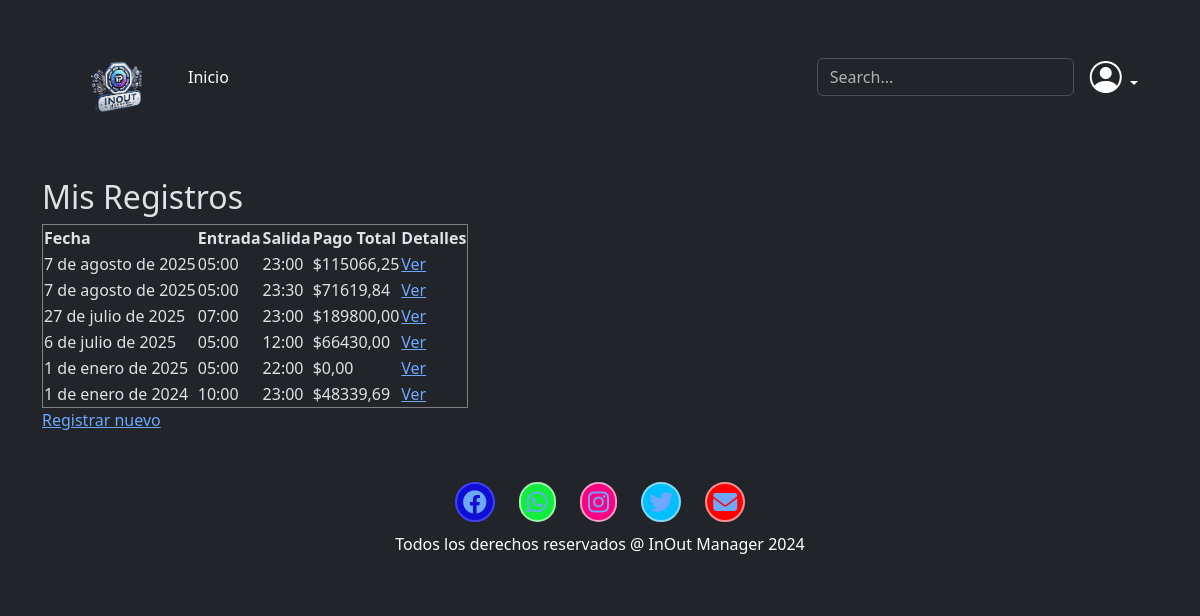
Page /comunidad/horas/ (signed in) on the committed database.
### comunidad/models.py (models this page shows, shortened)
class RegistroHoras(models.Model):
    usuario = models.ForeignKey(User, on_delete=models.CASCADE)
    fecha = models.DateField(default=timezone.now)
    hora_entrada = models.TimeField()
    hora_salida = models.TimeField()
    horas_normales_diurnas = models.DecimalField(max_digits=5, decimal_places=2, default=0)
    horas_normales_nocturnas = models.DecimalField(max_digits=5, decimal_places=2, default=0)
    horas_extras_diurnas = models.DecimalField(max_digits=5, decimal_places=2, default=0)
    horas_extras_nocturnas = models.DecimalField(max_digits=5, decimal_places=2, default=0)
    recargo_nocturno = models.DecimalField(max_digits=5, decimal_places=2, default=0)
    recargo_dominical = models.DecimalField(max_digits=5, decimal_places=2, default=0)
    recargo_festivo = models.DecimalField(max_digits=5, decimal_places=2, default=0)
    def calcular_pago_total(self):
        try:
            config = ConfiguracionGeneral.objects.get(año=self.fecha.year)
            valor_hora = config.valor_hora()
        except ConfiguracionGeneral.DoesNotExist:
            valor_hora = Decimal('5931.25')  # Valor por defecto si no hay configuración
        pago_total = (
            self.horas_normales_diurnas * valor_hora +
            self.horas_normales_nocturnas * valor_hora * Decimal('1.35') +
            self.horas_extras_diurnas * valor_hora * Decimal('1.25') +
            self.horas_extras_nocturnas * valor_hora * Decimal('1.75') +
            self.recargo_nocturno * valor_hora * Decimal('0.35') +
            self.recargo_dominical * valor_hora * Decimal('0.75') +
            self.recargo_festivo * valor_hora * Decimal('0.75')
        )
        return pago_total.quantize(Decimal('1.00'))
    @property
    def pago_total(self):
        return self.calcular_pago_total()

### comunidad/views.py (the view)
# urls.py: path('horas/', lista_registros, name='lista_registros'),
@login_required
def lista_registros(request):
    registros = RegistroHoras.objects.filter(usuario=request.user).order_by('-fecha')
    return render(request, 'comunidad/horas/lista.html', {'registros': registros})

### base/context_processors.py (called while the page is built)
def sesion(request):
    usuario_actual= request.user
    image_user= r"/media/comunidad/default-user.jpeg"
    if request.user.is_authenticated:
        if Usuario.objects.filter(user_id=usuario_actual.id):
            image_user=Usuario.objects.get(user_id=usuario_actual.id).imagen.url
    context={
        'usuario_actual':usuario_actual,
        'image_user': image_user
    }
    return context

### base/templates/comunidad/horas/lista.html
{% extends 'partials/body.html' %}
{% block contenido %}
<h2>Mis Registros</h2>
<table border="1">
    <thead>
        <tr>
            <th>Fecha</th>
            <th>Entrada</th>
            <th>Salida</th>
            <th>Pago Total</th>
            <th>Detalles</th>
        </tr>
    </thead>
    <tbody>
        {% for registro in registros %}
        <tr>
            <td>{{ registro.fecha }}</td>
            <td>{{ registro.hora_entrada }}</td>
            <td>{{ registro.hora_salida }}</td>
            <td>${{ registro.pago_total }}</td>
            <td><a href="{% url 'detalle_registro' registro.pk %}" data-bs-toggle="tooltip" title="Ver detalles del registro">Ver</a></td>
        </tr>
        {% endfor %}
    </tbody>
</table>
<a href="{% url 'registrar' %}" data-bs-toggle="tooltip" title="Crear un nuevo registro de horas">
  Registrar nuevo
</a>
{% endblock %}

### base/templates/partials/body.html (shortened to what this page needs)
{% load django_bootstrap5 %}
{% load static %}
<!DOCTYPE html>
<html lang="es" data-bs-theme="dark">
<head>
    <link href="https://cdn.jsdelivr.net/npm/bootstrap@5.3.0/dist/css/bootstrap.min.css" rel="stylesheet">
    <link rel="stylesheet" href="https://cdnjs.cloudflare.com/ajax/libs/font-awesome/6.4.0/css/all.min.css">
    <link rel="stylesheet" href="https://cdn.jsdelivr.net/npm/bootstrap-icons@1.8.0/font/bootstrap-icons.css">
    <link href="{% static 'css/style.css' %}" rel="stylesheet">
    {% bootstrap_css %}
</head>
<body>
    {% include 'partials/header.html' %}
    <main class="container my-4">
        {% block contenido %}
        {% endblock contenido %}
    </main>
    {% include 'partials/footer.html' %}
</body>
</html>

### base/templates/partials/header.html (shortened to what this page needs)
{% load static %}
{% load bootstrap_icons %}
<header class="p-3 mb-3 border-bottom, bg-dark">
  <div class="container">
    <div
      class="d-flex flex-wrap align-items-center justify-content-center justify-content-lg-start"
    >
      <a
        href="/"
        class="d-flex align-items-center mb-2 mb-lg-0 link-body-emphasis text-decoration-none"
      >
        <img
  src="{% static 'images/logoiom.png' %}"
  alt="Logo IOM"
  class="me-2"
  width="70"
  height="62"
  style="object-fit: contain;">
      </a>
      <ul
        class="nav col-12 col-lg-auto me-lg-auto mb-2 justify-content-center mb-md-0"
      >
        <li><a href="{% url 'index' %}" class="nav-link px-2 link-body-emphasis">Inicio</a></li>
      </ul>
      <form class="col-12 col-lg-auto mb-3 mb-lg-0 me-lg-3" role="search">
        <input
          type="search"
          class="form-control"
          placeholder="Search..."
          aria-label="Search"
        />
      </form>
      <div class="dropdown text-end">
        <a
          href="#"
          class="d-block link-body-emphasis text-decoration-none dropdown-toggle"
          data-bs-toggle="dropdown"
          aria-expanded="false"
        >
          <i class="bi bi-person-circle" style="font-size: 32px;"></i>
        </a>
      </div>
    </div>
  </div>
</header>

### base/templates/partials/footer.html
<footer class="footer bg-dark text-white text-center py-3">
    <div class="social-icons">
        <a href="#"><i class="fab fa-facebook"></i></a>
        <a href="#"><i class="fab fa-whatsapp"></i></a>
        <a href="#"><i class="fab fa-instagram"></i></a>
        <a href="#"><i class="fab fa-twitter"></i></a>
        <a href="#"><i class="fas fa-envelope"></i></a>
    </div>
    <p>Todos los derechos reservados @ InOut Manager 2024</p>
</footer>

### static/css/style.css (style rules this page uses)
.footer { margin-top: auto; background-color: #0d6efd; color: white; text-align: center; padding: 10px; width: 100%; bottom: 0; }
.footer .social-icons { margin: 10px 0; }
.footer .social-icons i { font-size: 24px; margin: 0 10px; }
.fa-facebook { border: 2px solid rgb(64, 64, 244); padding: 6px; border-radius: 30px; background-color: #0e0ed4; box-shadow: rgba(0, 100, 255, 0.7); }
.fa-twitter { border: 2px solid rgb(134, 216, 243); padding: 6px; border-radius: 30px; background-color: deepskyblue; box-shadow: rgba(97, 175, 235, 0.7); }
.fa-instagram { border: 2px solid #f1a1c9; padding: 6px; border-radius: 30px; background-color: #ff0080; box-shadow: rgba(162, 92, 162, 0.7); }
.fa-whatsapp { border: 2px solid #a1f1b1; padding: 6px; border-radius: 30px; background-color: #10ed3c; box-shadow:#7fee95 ; }
.fa-envelope { border: 2px solid rgb(247, 144, 144); padding: 6px; border-radius: 30px; background-color: red; box-shadow: rgba(234, 100, 100, 0.7); }
.d-flex { display: flex; justify-content: center; align-items: center; margin: 20px; }

### rows in the picture
RegistroHoras: fecha "7 de agosto de 2025", hora_entrada "05:00", hora_salida "23:00", pago_total "115066,25"
RegistroHoras: fecha "7 de agosto de 2025", hora_entrada "05:00", hora_salida "23:30", pago_total "71619,84"
RegistroHoras: fecha "27 de julio de 2025", hora_entrada "07:00", hora_salida "23:00", pago_total "189800,00"
RegistroHoras: fecha "6 de julio de 2025", hora_entrada "05:00", hora_salida "12:00", pago_total "66430,00"
RegistroHoras: fecha "1 de enero de 2025", hora_entrada "05:00", hora_salida "22:00", pago_total "0,00"
RegistroHoras: fecha "1 de enero de 2024", hora_entrada "10:00", hora_salida "23:00", pago_total "48339,69"
